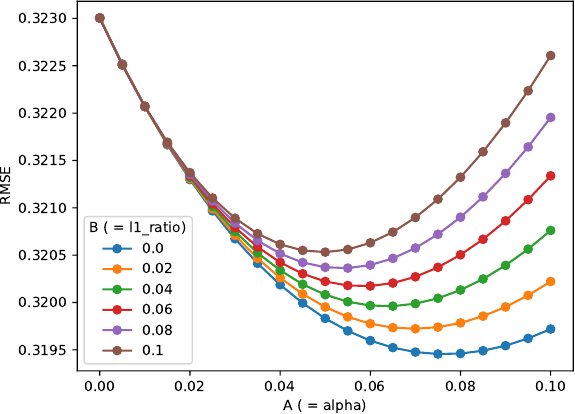

Source code (Python):
import numpy as np
import pandas as pd
from sklearn.linear_model import ElasticNet
from sklearn.model_selection import GridSearchCV, LeaveOneOut
from sklearn.pipeline import Pipeline
from sklearn.preprocessing import StandardScaler

my_url = ('https://raw.githubusercontent.com/taroyabuki/' +
          'fromzero/master/data/wine.csv')
my_data = pd.read_csv(my_url)
X, y = my_data.drop(columns=['LPRICE2']), my_data['LPRICE2']

As = np.linspace(0, 0.1, 21)
Bs = np.linspace(0, 0.1,  6)

my_pipeline = Pipeline([('sc', StandardScaler()),
                        ('enet', ElasticNet())])
my_search = GridSearchCV(
    estimator=my_pipeline,
    param_grid={'enet__alpha': As, 'enet__l1_ratio': Bs},
    cv=LeaveOneOut(),
    scoring='neg_mean_squared_error',
    n_jobs=-1).fit(X, y)

tmp = my_search.cv_results_                # チューニング結果の詳細
my_scores = (-tmp['mean_test_score'])**0.5 # MSEからRMSEへの変換

my_results = pd.DataFrame(tmp['params']).assign(RMSE=my_scores).pivot(
    index='enet__alpha',
    columns='enet__l1_ratio',
    values='RMSE')

my_results.plot(style='o-', xlabel='A ( = alpha)', ylabel='RMSE').legend(
    title='B ( = l1_ratio)')

import matplotlib.pyplot as plt
plt.savefig('08-p-enet-tuning.pdf')
